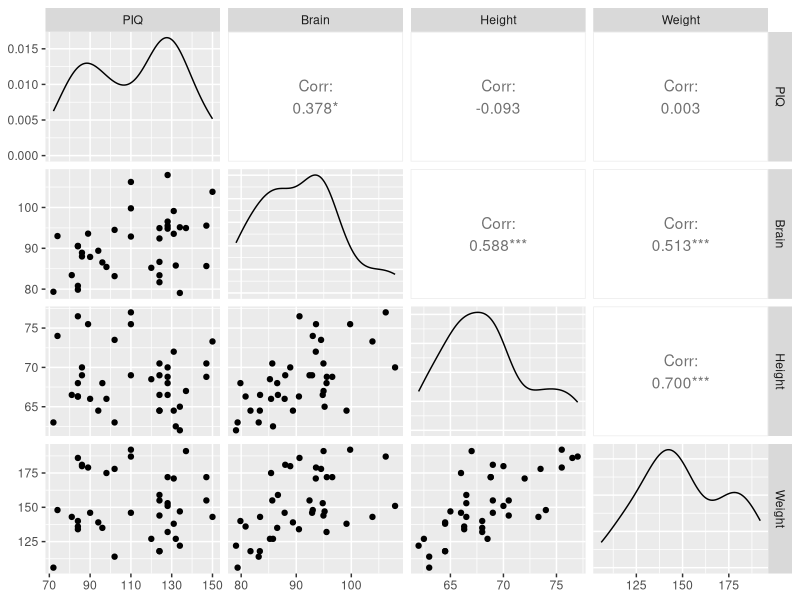
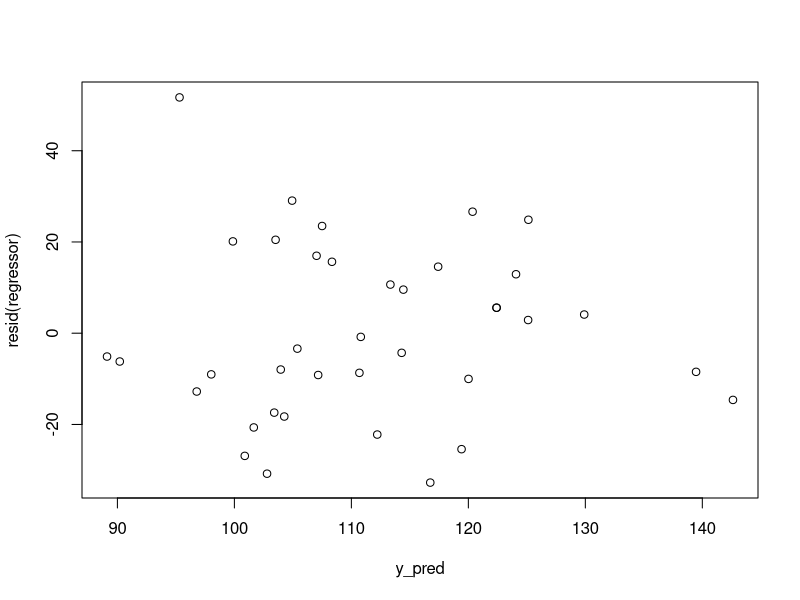

Source code (R) for these figures, in order: (Note: this script raises an error after producing the figures.)
dataset = read.csv('iqsize.csv')
library(GGally)
ggpairs(dataset)
regressor = lm(PIQ ~ ., data = dataset)
summary(regressor)
y_pred = predict(regressor, newdata = dataset)
plot(y_pred, resid(regressor))
plot(y_pred, stdres(regresssor))
plot(dataset$Brain, stdres(regressor))
plot(dataset$Height, stdres(regressor))
plot(regressor)
regressor = lm(PIQ ~ Brain + Height, data =  dataset)
plot(dataset$Weight, stdres(regressor))
regressor = lm(PIQ ~ Weight + Height, data =  dataset)
plot(dataset$Brain, stdres(regressor))

regressor = lm(PIQ ~ Brain + Height, data =  dataset)

install.packages('nortest')
library('nortest')
ad.test(stdres(regressor))
shapiro.test(stdres(regressor))
lillie.test(stdres(regressor))
